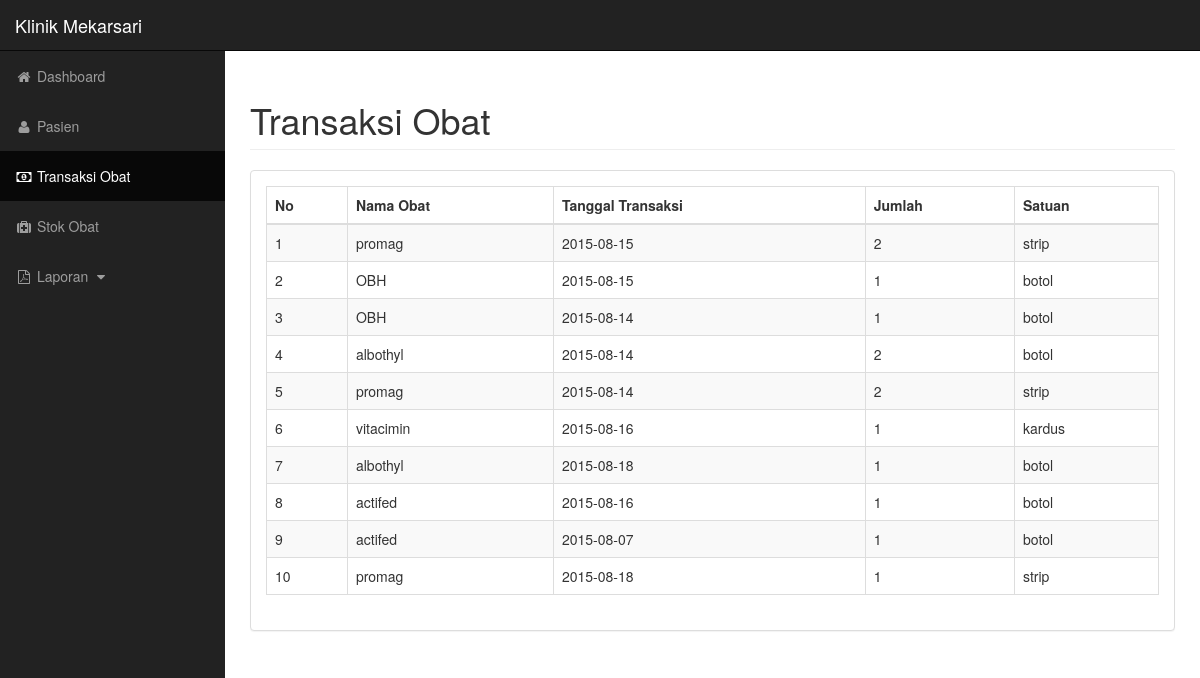
The app's page /transaksi.php, older data.
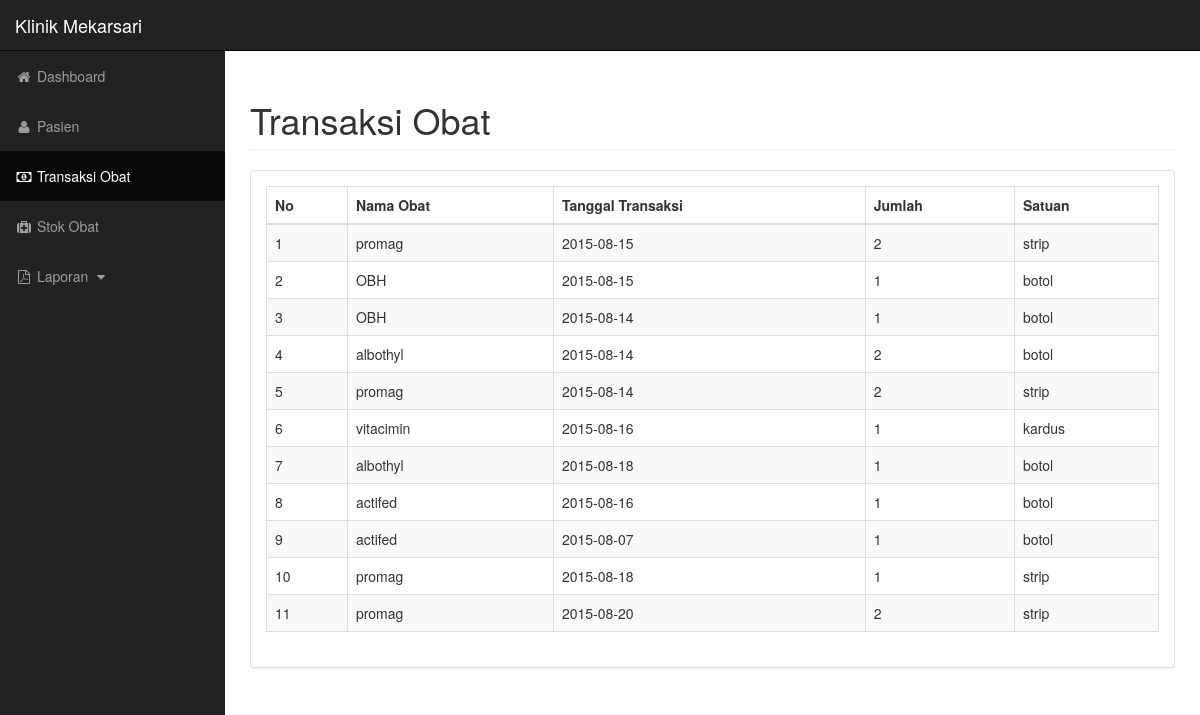
The same page, newer data.
### tables this page shows
CREATE TABLE IF NOT EXISTS `tob_transaksi_obat` (
  `tob_id` int(11) NOT NULL,
  `tob_mob_id` int(11) NOT NULL,
  `tob_tpa_id` int(11) NOT NULL,
  `tob_mob_jumlah` int(11) NOT NULL
);

CREATE TABLE IF NOT EXISTS `m_obat` (
  `mob_id` int(11) NOT NULL,
  `mob_nama_obat` text NOT NULL,
  `mob_tanggal_beli` date NOT NULL,
  `mob_jumlah` int(11) NOT NULL,
  `mob_satuan` text NOT NULL
);

CREATE TABLE IF NOT EXISTS `tpa_pasien` (
  `tpa_id` int(11) NOT NULL,
  `tpa_tanggal_berobat` date NOT NULL,
  `tpa_me_id` int(11) NOT NULL,
  `tpa_mp_id` int(11) NOT NULL
);

### transaksi.php (the view, shortened to what this page needs)
<!DOCTYPE html>
<html lang="en">
<?php
	$query = mysql_query("select * from tob_transaksi_obat");
?>
<head>
    <link href="bower_components/bootstrap/dist/css/bootstrap.min.css" rel="stylesheet">
    <link href="bower_components/metisMenu/dist/metisMenu.min.css" rel="stylesheet">
    <link href="bower_components/datatables-plugins/integration/bootstrap/3/dataTables.bootstrap.css" rel="stylesheet">
    <link href="bower_components/datatables-responsive/css/dataTables.responsive.css" rel="stylesheet">
    <link href="bower_components/font-awesome/css/font-awesome.min.css" rel="stylesheet" type="text/css">
    <link href="css/sb-admin.css" rel="stylesheet">
</head>
<body>
    <div id="wrapper">
        <nav class="navbar navbar-inverse navbar-fixed-top" role="navigation">
            <div class="navbar-header">
                <a class="navbar-brand" href="index.php">Klinik Mekarsari</a>
            </div>
            <div class="collapse navbar-collapse navbar-ex1-collapse">
                <ul class="nav navbar-nav side-nav">
                    <li>
                        <a href="index.php"><i class="fa fa-fw fa-home"></i> Dashboard</a>
                    </li>
                    <li>
                        <a href="pasien.php"><i class="fa fa-fw fa-user"></i> Pasien</a>
                    </li>
                    <li class="active">
                        <a href="transaksi.php"><i class="fa fa-fw fa-money"></i> Transaksi Obat</a>
                    </li>
                    <li>
                        <a href="stok.php"><i class="fa fa-fw fa-medkit"></i> Stok Obat</a>
                    </li>
                    <li>
                        <a href="javascript:;" data-toggle="collapse" data-target="#demo"><i class="fa fa-fw fa-file-pdf-o"></i> Laporan <i class="fa fa-fw fa-caret-down"></i></a>
                    </li>
                </ul>
			</div>
        </nav>
        <div id="page-wrapper">
			<div class="container-fluid">
				<div class="row">
					<div class="col-lg-12">
						<h1 class="page-header">Transaksi Obat</h1>
					</div>
				</div>
				<div class="row">
					<div class="col-lg-12">
						<div class="panel panel-default">
							<div class="panel-body">
								<div class="dataTable_wrapper">
									<table class="table table-striped table-bordered table-hover" id="dataTables-example">
										<thead>
											<tr>
												<th>No</th>
												<th>Nama Obat</th>
												<th>Tanggal Transaksi</th>
												<th>Jumlah</th>
												<th>Satuan</th>
											</tr>
										</thead>
										<tbody>
											<?php
											$i = 0;
											while($row = mysql_fetch_array($query))
											{
												$mob_id = $row['tob_mob_id'];
												$tpa_id = $row['tob_tpa_id'];
												$qr = mysql_query("select * from m_obat where mob_id = '$mob_id'");
												$ro = mysql_fetch_array($qr);
												$qy = mysql_query("select * from tpa_pasien where tpa_id = '$tpa_id'");
												$rw = mysql_fetch_array($qy);
												$i++;
											?>
											<tr>
												<td><?php echo $i?></td>
												<td><?php echo $ro['mob_nama_obat']?></td>
												<td><?php echo $rw['tpa_tanggal_berobat']?></td>
												<td><?php echo $row['tob_mob_jumlah']?></td>
												<td><?php echo $ro['mob_satuan']?></td>
											</tr>
											<?php } ?>
										</tbody>
									</table>
								</div>
							</div>
						</div>
					</div>
				</div>
			</div>
        </div>
    </div>
</body>
</html>

Row changes from the older to the newer data that the page shows:
added tob_transaksi_obat: m_obat.mob_nama_obat "promag", tpa_pasien.tpa_tanggal_berobat "2015-08-20", tob_mob_jumlah "2", m_obat.mob_satuan "strip"
